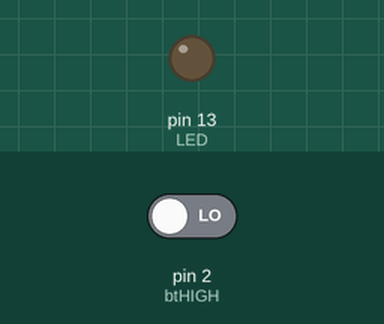
A sketch run on a simulated Arduino Uno, built with avr-gcc and run on an emulated ATmega328P. Parts: output pins drawn as LEDs (lit = HIGH). The inputs (shaded band) are chosen by the test bench; at power-on: pin 2 (btHIGH) LOW.

Above: at 1.2 s.
1.3 s: pin 2 (btHIGH) driven HIGH
At 2.5 s:
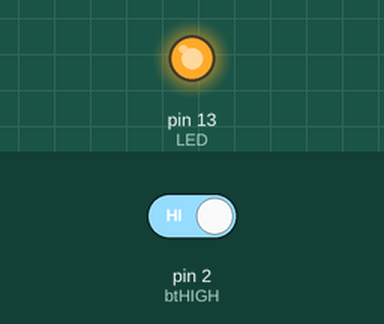
2.8 s: pin 2 (btHIGH) driven LOW
At 3.9 s:
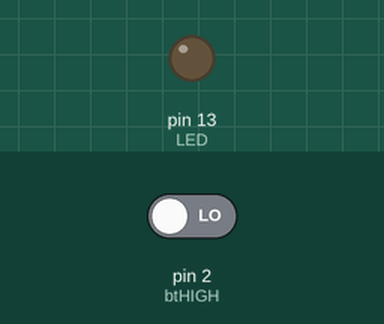
Timing chart, 0 to 5.8 s (numbered marks = the images above; inputs shaded):
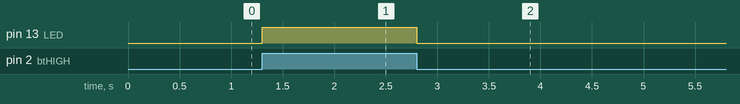

The sketch:

Portas_Logicas_if_else.ino
```cpp
/**
   Estudo de portas lógicas
   @author Eugenio Ramos Junior
*/

#define LED 13
#define btHIGH 2 //Botão para acender


void setup() {
  pinMode(LED, OUTPUT);
  pinMode(btHIGH, INPUT);

}

void loop() {
  if (digitalRead(btHIGH) == HIGH) {
    digitalWrite(LED, HIGH);
  } else {
    digitalWrite(LED, LOW);
  }
}
```

Measured:
- after the input at 1.3 s, pin 13 (LED): LOW → HIGH at once
- after the input at 2.8 s, pin 13 (LED): HIGH → LOW at once
